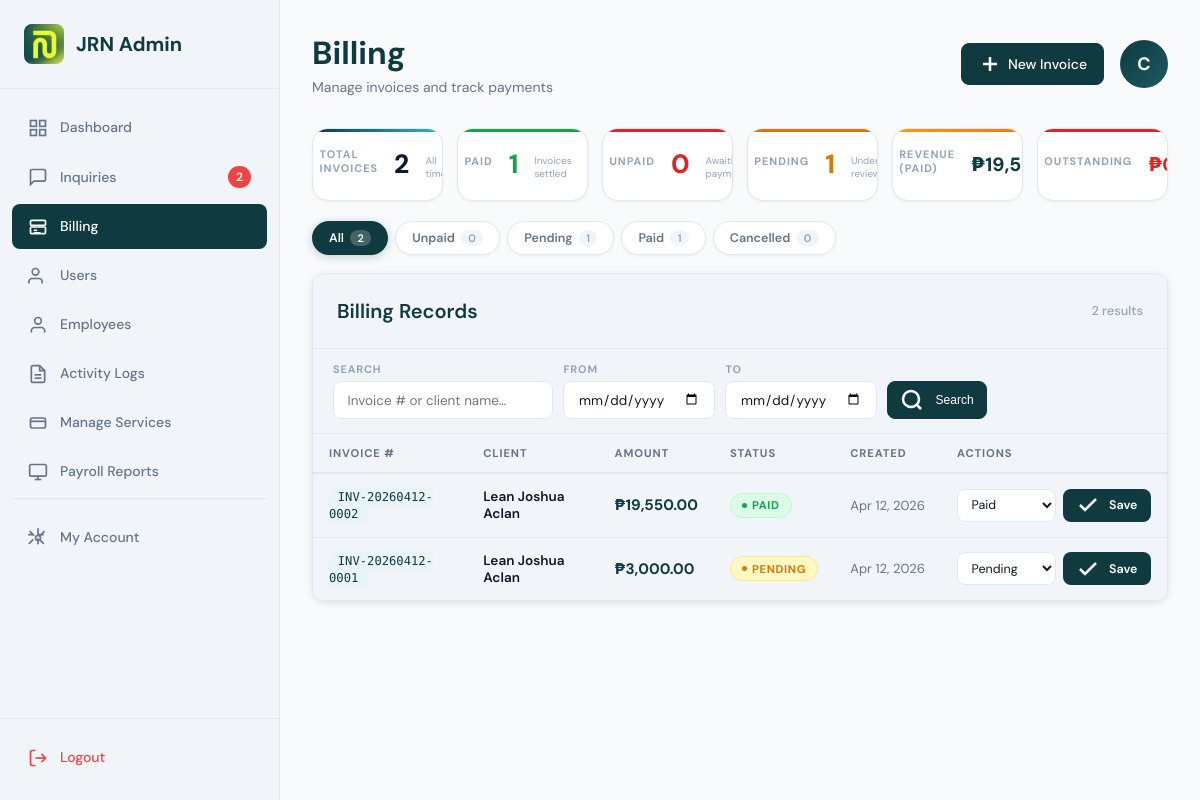
Screenshot of /admin/billing-admin.php (signed in) with the database file from the repository.
### tables this page shows
CREATE TABLE `employees` (
  `id` int(11) NOT NULL,
  `account_number` varchar(20) DEFAULT NULL,
  `email` varchar(255) NOT NULL,
  `phone` varchar(20) DEFAULT NULL,
  `password` varchar(255) NOT NULL,
  `first_name` varchar(100) NOT NULL,
  `last_name` varchar(100) NOT NULL,
  `position` varchar(100) DEFAULT NULL,
  `department` varchar(100) DEFAULT NULL,
  `role` enum('admin','employee') DEFAULT 'employee',
  `status` enum('active','inactive','archived') DEFAULT 'active',
  `created_at` timestamp NOT NULL DEFAULT current_timestamp(),
  `updated_at` timestamp NOT NULL DEFAULT current_timestamp() ON UPDATE current_timestamp()
);

CREATE TABLE `billings` (
  `id` int(10) UNSIGNED NOT NULL,
  `invoice_number` varchar(50) NOT NULL,
  `client_name` varchar(150) NOT NULL,
  `total_amount` decimal(10,2) NOT NULL DEFAULT 0.00,
  `status` enum('unpaid','pending','paid','cancelled') NOT NULL DEFAULT 'unpaid',
  `created_at` datetime NOT NULL DEFAULT current_timestamp(),
  `updated_at` datetime DEFAULT NULL ON UPDATE current_timestamp(),
  `service_name` varchar(255) NOT NULL,
  `base_fee` decimal(10,2) NOT NULL DEFAULT 0.00,
  `processing_fee` decimal(10,2) NOT NULL DEFAULT 0.00,
  `other_fees` decimal(10,2) NOT NULL DEFAULT 0.00,
  `discount` decimal(10,2) NOT NULL DEFAULT 0.00
);

### admin/billing-admin.php (the view, shortened to what the rows shown need)
<?php
require_once '../connection/dbconn.php';
$where  = ['1=1'];
$whereClause = implode(' AND ', $where);
$stmt        = $conn->prepare("SELECT * FROM billings WHERE {$whereClause} ORDER BY created_at DESC");
$stmt->execute();
$billings = $stmt->get_result()->fetch_all(MYSQLI_ASSOC);
$is_emp = isset($_SESSION['account_type']) && $_SESSION['account_type'] === 'employee';
$tbl    = $is_emp ? 'employees' : 'users';
$s = $conn->prepare("SELECT * FROM {$tbl} WHERE id = ?");
$s->bind_param("i", $_SESSION['user_id']);
$s->execute();
$admin = $s->get_result()->fetch_assoc();
?>
<!DOCTYPE html>
<html lang="en">
<head>
    <link rel="stylesheet" href="assets/css/index-admin.css">
    <link rel="stylesheet" href="assets/css/billing-admin.css">
    <link rel="stylesheet" href="assets/css/logout-modal.css">
</head>
<body>
    <aside class="sidebar">
        <div class="sidebar-header">
            <div class="sidebar-logo">
                <h2>JRN Admin</h2>
            </div>
        </div>
    </aside>
    <main class="main-content">
        <header class="admin-header">
            <div class="admin-header-left">
                <h1>Billing</h1>
            </div>
            <div class="admin-header-right">
                <a href="billing-add.php" class="btn btn--primary" style="display:inline-flex;align-items:center;gap:0.4rem;">
                    <svg width="24" height="24" fill="none" stroke="currentColor" stroke-width="2.5">
                        <line x1="12" y1="5" x2="12" y2="19" />
                        <line x1="5" y1="12" x2="19" y2="12" />
                    </svg>
                    New Invoice
                </a>
                <div class="avatar-circle"><?= strtoupper(substr($admin['first_name'] ?? 'A', 0, 1)) ?></div>
            </div>
        </header>
        <div class="card">
            <div class="card-header" style="display:flex;align-items:center;justify-content:space-between;flex-wrap:wrap;gap:0.75rem;">
                <h2 style="display:flex;align-items:center;gap:0.6rem;">
                    Billing Records
                </h2>
            </div>
            <?php if (count($billings) > 0): ?>
                <div class="table-responsive">
                    <table class="data-table">
                        <thead>
                            <tr>
                                <th>Invoice #</th>
                                <th>Client</th>
                                <th>Amount</th>
                                <th>Status</th>
                                <th>Created</th>
                                <th>Actions</th>
                            </tr>
                        </thead>
                        <tbody>
                            <?php foreach ($billings as $row):
                                $status = $row['status'] ?? 'unpaid';
                            ?>
                                <tr>
                                    <td><code class="inv-num"><?= htmlspecialchars($row['invoice_number'] ?? '#' . $row['id']) ?></code></td>
                                    <td>
                                        <span style="font-weight:600;font-size:0.85rem;"><?= htmlspecialchars($row['client_name'] ?? 'N/A') ?></span>
                                    </td>
                                    <td>
                                        <span style="font-weight:700;font-size:0.95rem;color:var(--primary);">
                                            ₱<?= number_format((float)($row['total_amount'] ?? 0), 2) ?>
                                        </span>
                                    </td>
                                    <td>
                                        <span class="bill-badge bb-<?= $status ?>"><?= ucfirst($status) ?></span>
                                    </td>
                                    <td style="white-space:nowrap;font-size:0.82rem;color:var(--text-secondary);">
                                        <?= isset($row['created_at']) ? date('M d, Y', strtotime($row['created_at'])) : '—' ?>
                                    </td>
                                    <td>
                                        <div class="action-row">
                                            <select class="action-select" id="sel_<?= $row['id'] ?>">
                                                <?php foreach (['unpaid' => 'Unpaid', 'pending' => 'Pending', 'paid' => 'Paid', 'cancelled' => 'Cancelled'] as $v => $l): ?>
                                                    <option value="<?= $v ?>" <?= $status === $v ? 'selected' : '' ?>><?= $l ?></option>
                                                <?php endforeach; ?>
                                            </select>
                                            <button class="btn-save"
                                                onclick="openSaveModal(<?= $row['id'] ?>,
                                        '<?= htmlspecialchars($row['invoice_number'] ?? '#' . $row['id'], ENT_QUOTES) ?>',
                                        '<?= $status ?>',
                                        '<?= htmlspecialchars($row['client_name'] ?? 'N/A', ENT_QUOTES) ?>')">
                                                <svg width="28" height="24" fill="none" stroke="currentColor" stroke-width="2.5">
                                                    <polyline points="20 6 9 17 4 12" />
                                                </svg>
                                                Save
                                            </button>
                                        </div>
                                    </td>
                                </tr>
                            <?php endforeach; ?>
                        </tbody>
                    </table>
                </div>
            <?php endif; ?>
        </div>
    </main>
</body>
</html>

### rows the page displays
employees: first_name "C"
billings: invoice_number "INV-20260412-0002", client_name "Lean Joshua Aclan", total_amount "19,550.00", status "PAID", created_at "Apr 12, 2026", status+id "Paid"
billings: invoice_number "INV-20260412-0001", client_name "Lean Joshua Aclan", total_amount "3,000.00", status "PENDING", created_at "Apr 12, 2026", status+id "Pending"

### other values shown
$pending_inquiries "2"
$totalInvoices "2"
$allStats['paid']['c'] "1"
$allStats['unpaid']['c'] "0"
$allStats['pending']['c'] "1"
$l "All"
$cnt "2"
$l "Unpaid"
$cnt "0"
$l "Pending"
$cnt "1"
$l "Paid"
$l "Cancelled"
count($billings) "2"
